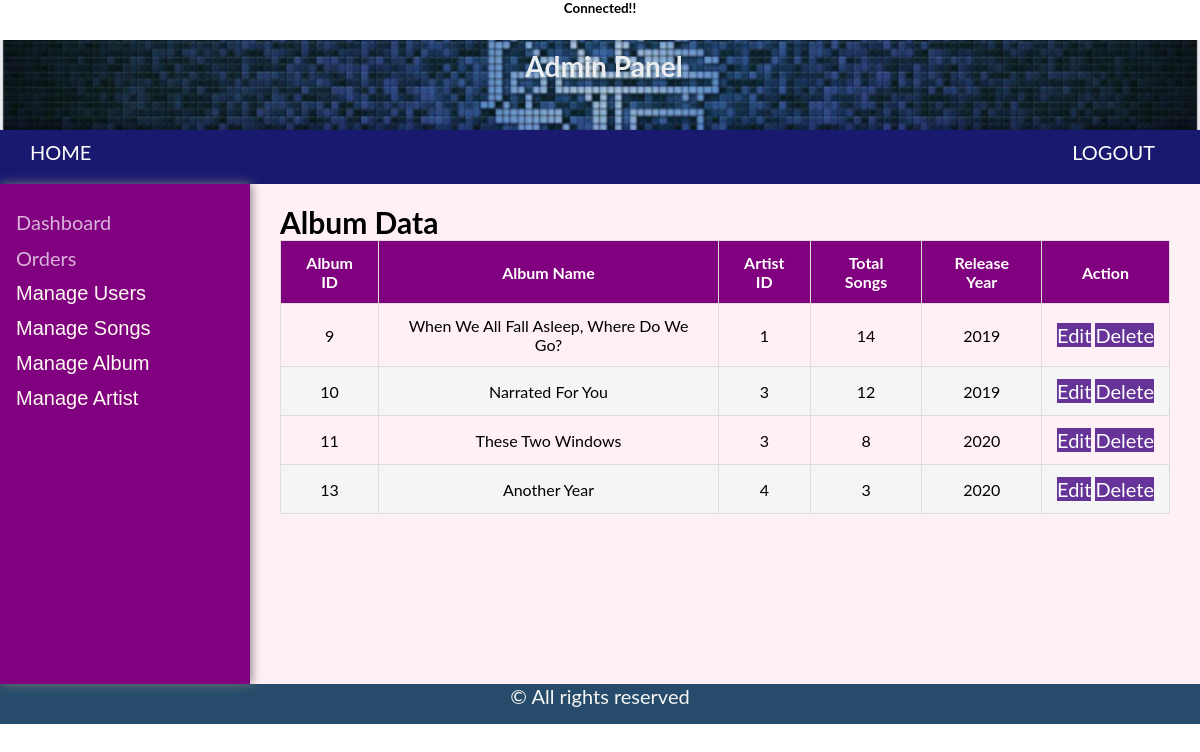
Screenshot of /adminPanel/albumview.php with the database file from the repository.
### tables this page shows
CREATE TABLE `album` (
  `album_id` int(255) NOT NULL,
  `album_name` varchar(255) NOT NULL,
  `artist_id` int(100) NOT NULL,
  `totalsongs` int(255) NOT NULL,
  `releaseyear` year(4) NOT NULL
);

### adminPanel/albumview.php (the view, shortened to what this page needs)
<?php
include 'connection.php';
include ('includes/header.php');
$sql="SELECT * FROM `album`";
$result = $con->query($sql);
?>
<!DOCTYPE html>
<html>
<head>
  <link rel="stylesheet" href="assets/css/tablestyle.css"/>
</head>
<body>
<div class="main-content">
	<h2>Album Data</h2>
   <table class="table">
     <thead>
		 <tr>
		<th>Album ID</th>
     	 <th>Album Name</th>
     	 <th>Artist ID </th>
     	 <th>Total Songs</th>
          <th>Release Year</th>
          <th>Action</th>
     </thead>
     <tbody>
	 <?php
			if ($result->num_rows > 0) {
				while ($row = $result->fetch_assoc()) {
		?>
					<tr>
					<td data-label="Album ID"><?php echo $row['album_id']; ?></td>
					<td data-label="Album Name"><?php echo $row['album_name']; ?></td>
					<td data-label="Artist Id"><?php echo $row['artist_id']; ?></td>
					<td data-label="Total Songs"><?php echo $row['totalsongs']; ?></td>
                    <td data-label="Release Year"><?php echo $row['releaseyear']; ?></td>
					<td data-label="Action"><a class="btn" href="albumupdate.php?id=<?php echo $row['album_id']; ?>">Edit</a>&nbsp;<a class="btn" href="albumdelete.php?id=<?php echo $row['album_id']; ?>">Delete</a></td>
					</tr>
		<?php		}
			}
		?>
     </tbody>
   </table>
</div>
</body>
</html>
<?php include('includes/footer.php');
?>

### adminPanel/connection.php (shortened to what this page needs)
<?php
echo '<center><h6>Connected!!</h6></center> <br />';
?>

### adminPanel/includes/header.php (shortened to what this page needs)
<!DOCTYPE html>
<html>
<head>
<link rel="stylesheet" href="assets/css/mystyle.css">
</head>
<body>
       <div class="header">
		    <div class="logo">
			    <center><h3> Admin Panel </h3></center>
            </div>
	    </div>
	<div class="navbar">
		<nav>
		<ul>
			<li><a href="#">HOME</a></li>
			<li><a href="logout.php">LOGOUT</a></li>
		  </ul>
		  </nav>
	</div>
	<div class="container">
        <div class="sidenav">
        <a href="#dashboard">Dashboard</a>
        <a href="orderDetails.php">Orders</a>
        <button class="dropdown-btn">Manage Users
        </button>
        <button class="dropdown-btn">Manage Songs
        </button>
        <button class="dropdown-btn">Manage Album
        </button>
        <button class="dropdown-btn">Manage Artist
        </button>
        </div>
    </div>

### adminPanel/includes/footer.php (shortened to what this page needs)
<link rel="stylesheet" href="assets/css/mystyle.css">
        <div class="footer">
        <center> <p style="color: whitesmoke;">&copy; All rights reserved </p></center>
        </div>
</body>
<html>

### adminPanel/assets/css/mystyle.css (style rules this page uses)
* { margin: 0; padding: 0; box-sizing: border-box; }
body, html { font-family: 'Lato', sans-serif; font-size: 20px; height: 100%; position: relative; }
.sidenav { width: 250px; background-color:purple; position: absolute; top: 0%; left: 0; bottom: 0; box-shadow: 1px 0px 10px #777; height: 500px; z-index: 1; overflow-x: hidden; padding-top: 20px; }
.sidenav a { font-size: 150%; display: inline-block; padding: 30px 0px; padding-left: 30px; opacity: 0.7; transition: all 0.2s; padding: 6px 8px 6px 16px; text-decoration: none; font-size: 20px; color: white; display: block; border: none; background: none; width: 100%; text-align: left; cursor: pointer; outline: none; }
.dropdown-btn { padding: 6px 8px 6px 16px; text-decoration: none; font-size: 20px; color: floralwhite; display: block; border: none; background: none; width: 100%; text-align: left; cursor: pointer; outline: none; }
.navbar { width: 100%; padding-top: 0px; color: #D5D3D3; background-color: cadetblue; ; cursor: pointer; display: inline-block; }
.navbar nav { display:block; margin:0; padding:20px 0; padding-left: 10px; color:#C0BAB6; background-color:midnightblue; clear:both; }
.navbar nav ul { padding:0 20px; }
.navbar nav li { display:inline; margin-right:25px; text-transform:uppercase; }
.navbar nav ul li:last-child { float: right; }
.navbar nav li a { font-size: 20px; text-decoration: none; color: white; }
.header { height: 80px; width: 100%; background-color: #274C6B; display: inline-block; align-items: center; }
.header .logo { opacity: 0.9; font-size: 120%; padding-top: 9px; padding-left: 8px; color: #fff; align-items: center; background-image: url(../images/admin.PNG); background-color: #cccccc; height: 90px; background-position: center; background-repeat: no-repeat; background-size: cover; position: relative; }
.container { width: 100%; position:relative; }
.main-content { background-color: lavenderblush; width: calc(100% - 250px); margin-left: 250px; padding: 20px 30px; height: 500px; }
.footer { height: 40px; width: 100%; position: absolute; background-color: #274C6B; }

### adminPanel/assets/css/tablestyle.css (style rules this page uses)
.main-content { background-color: lavenderblush; width: calc(100% - 250px); margin-left: 250px; padding: 20px 30px; height: 500px; }
.table { width: 100%; border-collapse: collapse; }
.table td,.table th { padding:12px 15px; border:1px solid #ddd; text-align: center; font-size:16px; }
.table th { background-color: purple; color:#ffffff; }
.table tbody tr:nth-child(even) { background-color: #f5f5f5; }
.btn { font-size: 20px; text-decoration: none; color: white; background-color: rebeccapurple; }

### rows the page displays
album: album_id "9", album_name "When We All Fall Asleep, Where Do We Go?", artist "1", totalsongs "14", releaseyear "2019"
album: album_id "10", album_name "Narrated For You", artist "3", totalsongs "12", releaseyear "2019"
album: album_id "11", album_name "These Two Windows", artist "3", totalsongs "8", releaseyear "2020"
album: album_id "13", album_name "Another Year", artist "4", totalsongs "3", releaseyear "2020"
